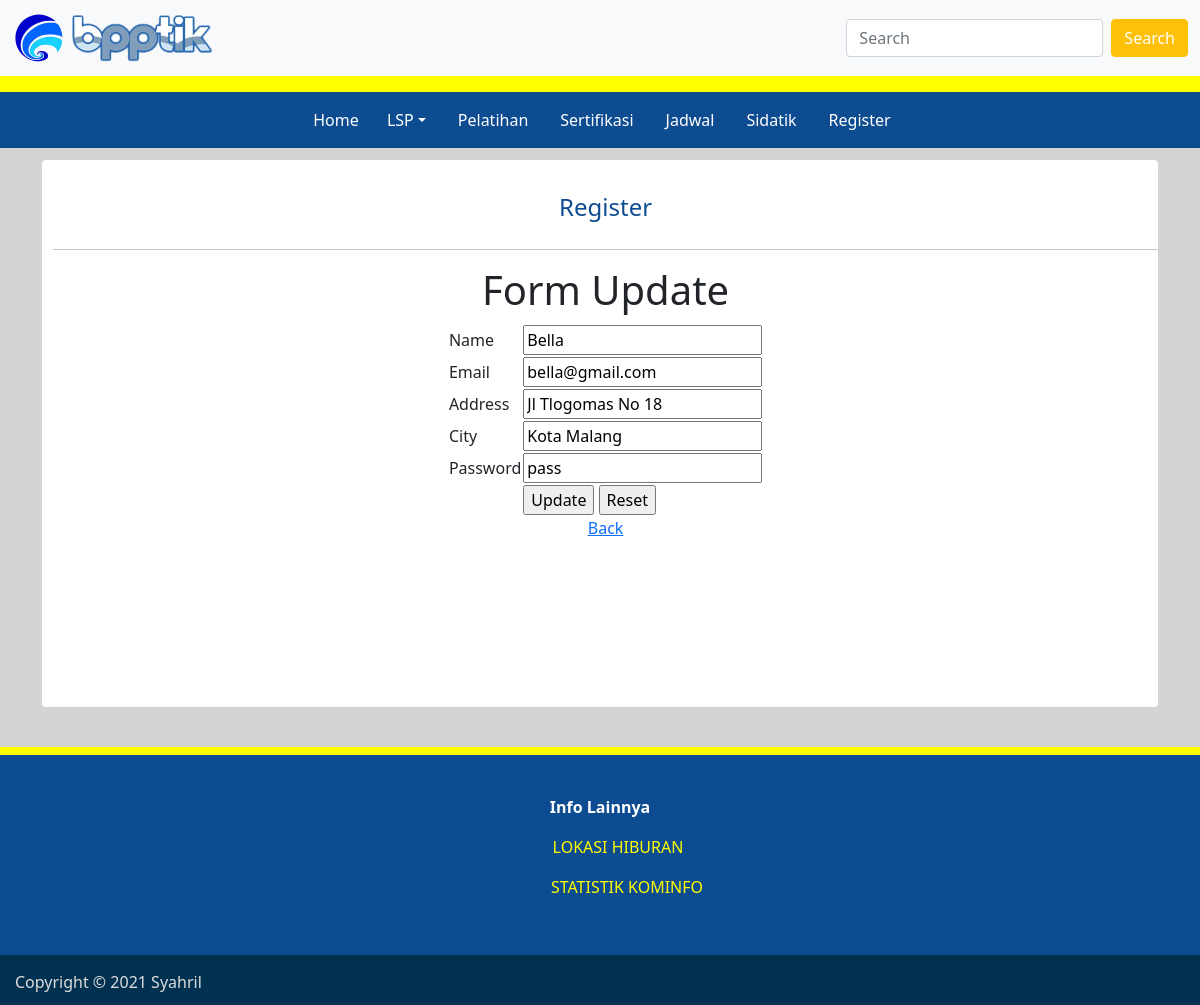
/edit.php?id=5, run on the app's committed database.
### tables this page shows
CREATE TABLE `user` (
  `id` int(10) NOT NULL,
  `name` varchar(100) NOT NULL,
  `email` text NOT NULL,
  `address` varchar(100) NOT NULL,
  `city` varchar(100) NOT NULL,
  `password` varchar(100) NOT NULL
);

### edit.php (the view, shortened to what this page needs)
<!DOCTYPE html>
<html lang="en">
	<head>
		<link href="https://cdn.jsdelivr.net/npm/bootstrap@5.0.2/dist/css/bootstrap.min.css" rel="stylesheet">
 		<link rel="stylesheet" type="text/css" href="style.css">
	</head>
	<body>
		<nav class="navbar navbar-light bg-light" aria-label="Main navigation">
		  <div class="container-fluid">
		    <a class="navbar-brand">
		    	<img src="images/bpptik.png" alt="" height="50">
		    </a>
		    <form class="d-flex">
		      <input class="form-control me-2" type="search" placeholder="Search" aria-label="Search">
		      <button id="search" class="btn btn-warning" type="submit">Search</button>
		    </form>
  		  </div>
		</nav>
		<nav class="navbar" style="background-color: yellow" > </nav>
		<nav class="nav" aria-label="Secondary navigation">
			<ul class="nav mx-auto my-2 order-0 order-md-1 position-relative">
				<li class="nav-item">
					<a class="nav-link" href="index.php" style="margin-left: 5%">Home</a>
				</li>
				<li class="nav-item dropdown">
					<a class="nav-link dropdown-toggle" href="#" id="navbarDropdownMenuLink" role="button" data-bs-toggle="dropdown" aria-expanded="false">LSP</a>
				</li>
				<li class="nav-item">
					<a class="nav-link" href="pelatihan.php">Pelatihan</a>
				</li>
				<li class="nav-item">
					<a class="nav-link" href="sertifikasi.php">Sertifikasi</a>
				</li>
				<li class="nav-item">
					<a class="nav-link" href="jadwal.php">Jadwal</a>
				</li>
				<li class="nav-item">
					<a class="nav-link" href="https://sidatik.kominfo.go.id/" target="_blank">Sidatik</a>
				</li>
                <li class="nav-item">
					<a class="nav-link" href="register.php" >Register</a>
				</li>
			</ul>
		</nav>
		<div class="container" style="margin-top: 1%;">
			<div align="center" class="bg-white rounded" style="padding-left: 1%; padding-bottom: 15%;">
				<h4 style="color:#0E4C92; padding-top: 3%;padding-bottom: 1%;">Register</h4> <hr>
				<p>
                <div align="center">
                <h1> Form Update </h1>
                <?php
                include "koneksi.php";
                $id=$_GET['id'];
                $sql="SELECT * FROM user WHERE id= $id";
                $query = $koneksi->query($sql);
                while($c=$query->fetch_array()){
                ?>
            <form action="aksi_update.php" method="post">
            <table>
                <tr>
                    <td><input type="hidden" name="id" value="<?php echo $c['id'] ?>"></td>
                </tr>
                <tr>
                    <td>Name</td>
                    <td>
                    <input type="text" name="name" value="<?php echo $c['name'] ?>"> </td>
                </tr>
                <tr>
                    <td>Email</td>
                    <td><input type="text" name="email" value="<?php echo $c['email'] ?>"></td>
                </tr>
                <tr>
                    <td>Address</td>
                    <td><input type="text" name="address" value="<?php echo $c['address'] ?>"></td>
                </tr>
                <tr>
                    <td>City</td>
                    <td><input type="text" name="city" value="<?php echo $c['city'] ?>"></td>
                </tr>
                <tr>
                    <td>Password</td>
                    <td> <input type="text" name=password value="<?php echo $c['password'] ?>" ></td>
                </tr>
                <tr>
                    <td></td>
                    <td><input type="submit" name="register" value="Update">
                    <input type="reset" name="register" value="Reset"></td>
                </tr>
            </table>
        </form>
        <?php } ?>
        <a href="data_register.php" >Back</a>
        </div>
        </div>
			</div>
		<br />
	<footer class="footer">
				<p><strong>Info Lainnya</strong></p>
				<p><a href="#">LOKASI HIBURAN</a></p>
				<p><a href="#" id="stat">STATISTIK KOMINFO</a></p>
		</footer>
		<div class="align-bottom" id="stiky">
		<p>Copyright &copy 2021 Syahril</p>
		</div>
	</body>
</html>

### style.css (style rules this page uses)
#search { color: white; }
.nav { background-color: #0E4C92; }
.nav a { color: white; }
body { background-color:#D3D3D3; }
.footer { padding:2.5rem; padding-top:2.5rem; padding-right:0px; padding-bottom:2.5rem; padding-left:0px; text-align:center; background-color: #0E4C92; border-top:0.5rem solid yellow; }
footer { display:block; }
footer strong { color:white; }
footer a { color: yellow; background-color: transparent; text-decoration:none; padding-left: 3%; }
#stat { padding-left: 4.5%; }
#stiky { padding-top: 15px; padding-left:15px; color:#DDDDDD; background-color:#003151; height: 50px; }

### data on the page
user: name "Bella", email "bella@gmail.com", address "Jl Tlogomas No 18", city "Kota Malang", password "pass"
